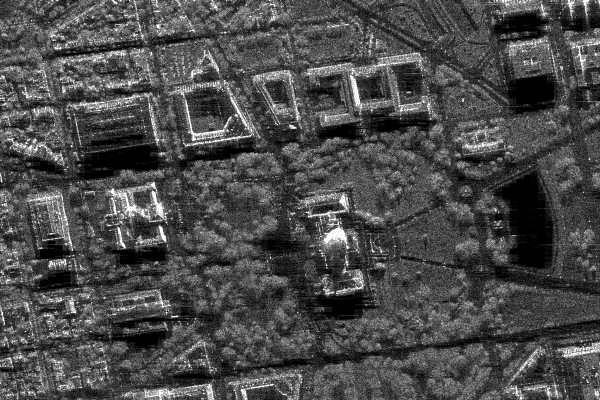
#> input picture lab_1/sar_1_gray.jpg, 600 x 400 px
$ jupyter execute IP_Task_2.ipynb
#> lines starting #> are read from the running program, lines starting #| are printed output that depends on the picture; after the words box and inside, x2 and y2 are one past the last pixel; in counts of white or black regions, pixels touching at a corner belong together; long printed decimals are rounded
[cell 1]
# 1. Загрузите изображение в оттенках серого sar_1_gray.jpg.
# 2. постройте гистограмму
# 3. реализуйте алгоритм гамма коррекции с параметром гамма <1, >1.
# 4. Сравните исходное изображение, скорректированное при помощи гамма-фильтра. MSE, SSIM.
# 5. реализуйте алгоритм статистической цветокоррекции на основе статистики eq_gray.
# 6. Протестируйте работу алгоритмов пороговой фильтрации с различными параметрами.
# Для каждого решения - напечатайте результат

[cell 2]
import numpy as np
import cv2
import matplotlib.pyplot as plt
from skimage.metrics import structural_similarity, mean_squared_error

# 1. Загрузка изображения в оттенках серого

[cell 3]
image = cv2.imread('sar_1_gray.jpg')
#> image is the input picture: shape (400, 600, 3); min 0, max 255, mean 74.9

[cell 4]
plt.imshow(image)

[cell 5]
image_gray = cv2.cvtColor(image, cv2.COLOR_BGR2GRAY)

[cell 6]
plt.imshow(image_gray, cmap='gray')

# 2. Построение гистограммы

[cell 7]
histSize = 256
histRange = (0, 256)
accumulate = False

b_hist = cv2.calcHist([image], [0], None, [histSize], histRange, accumulate=accumulate)
#> b_hist = 256 values, max 3786 at index 1, min 40 at index 251, mean 937.5

[cell 8]
plt.plot(b_hist)
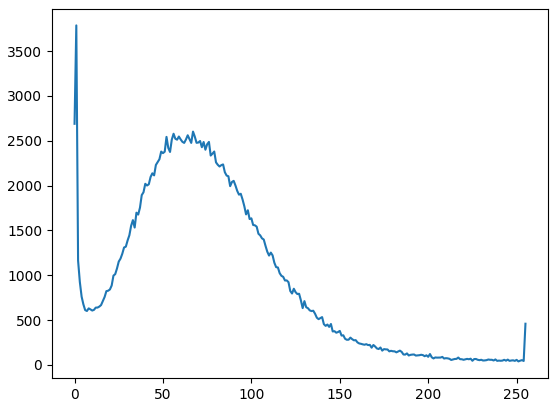
#> figure drawn by matplotlib, 1 panel; curve peaks at x = 1, y = 3786

[cell 9]
b_hist_cum = b_hist.cumsum()
#> b_hist_cum = 256 values from 2689 to 240000

[cell 10]
plt.plot(b_hist_cum)
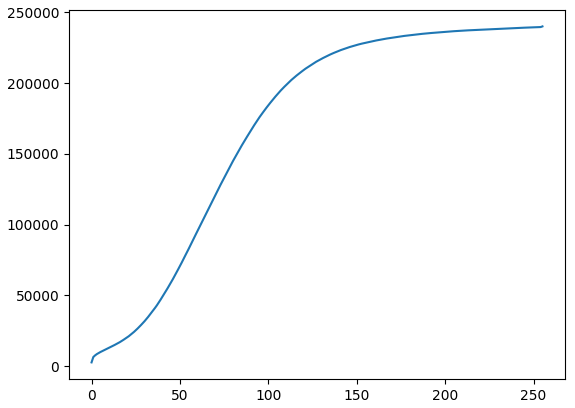
#> figure drawn by matplotlib, 1 panel; curve peaks at x = 255, y = 240000

# 3. Реализация алгоритма гамма коррекции с параметром гамма <1, >1

[cell 11]
gamma_min = 0.5
out_image_min = 255 * (image/255)**gamma_min
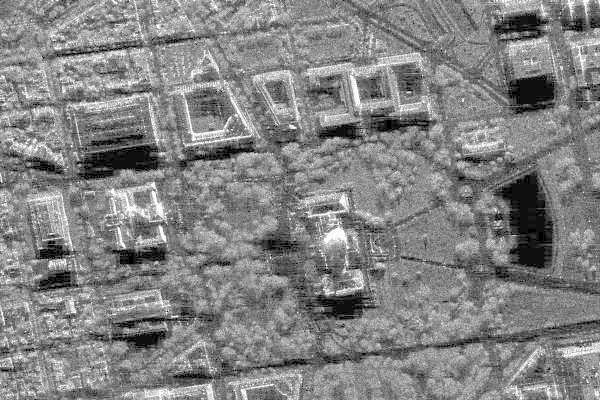
#> out_image_min: shape (400, 600, 3) float64; min 0, max 255, mean 131.1
out_image_min = out_image_min.astype(np.uint8)

plt.subplot(1,2,1)
plt.imshow(image)
plt.title("Исходное")
plt.axis('off')

plt.subplot(1,2,2)
plt.imshow(out_image_min)
plt.title(f"Гамма={gamma_min}")
plt.axis('off')
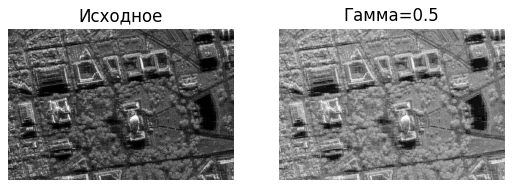
#> figure drawn by matplotlib, 2 panels

[cell 12]
gamma_max = 15
out_image_max = 255 * (image/255)**gamma_max
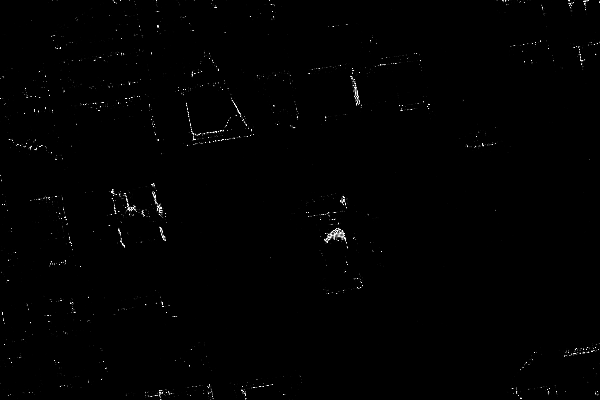
#> out_image_max: shape (400, 600, 3) float64; min 0, max 255, mean 1.4
out_image_max = out_image_max.astype(np.uint8)

plt.subplot(1,2,1)
plt.imshow(image)
plt.title("Исходное")
plt.axis('off')

plt.subplot(1,2,2)
plt.imshow(out_image_max)
plt.title(f"Гамма={gamma_max}")
plt.axis('off')

# 4. Сравнение исходного изображения, скорректированное при помощи гамма-фильтра. MSE, SSIM.

[cell 13]
mse = mean_squared_error(image, out_image_min)
#> mse = 3250.4
ssim, _ = structural_similarity(image, out_image_min, win_size=3, data_range=255, full=True)
#> ssim = 0.774

print(f"SSIM: {ssim:}")
#| SSIM: 0.7736
print(f"MSE: {mse:}")
#| MSE: 3250.429

[cell 14]
mse = mean_squared_error(image, out_image_max)
#> mse = 7083.5
ssim, _ = structural_similarity(image, out_image_max, win_size=3, data_range=255, full=True)
#> ssim = 0.0284

print(f"SSIM: {ssim:}")
#| SSIM: 0.02844
print(f"MSE: {mse:}")
#| MSE: 7083.484

# 5. Реализация алгоритма статистической цветокоррекции на основе статистики eq_gray.

[cell 15]
#image_gray = cv2.cvtColor(image, cv2.COLOR_BGR2GRAY) Было в предыдущем пункте

mean = image_gray.mean()
#> mean = 74.94
std = image_gray.std()
#> std = 43.66

plt.imshow(image_gray, cmap='gray')
plt.title(f'Исходное \n mean: {mean:.1f}, std: {std:.1f}')

[cell 16]
eq_gray_image = cv2.equalizeHist(image_gray)
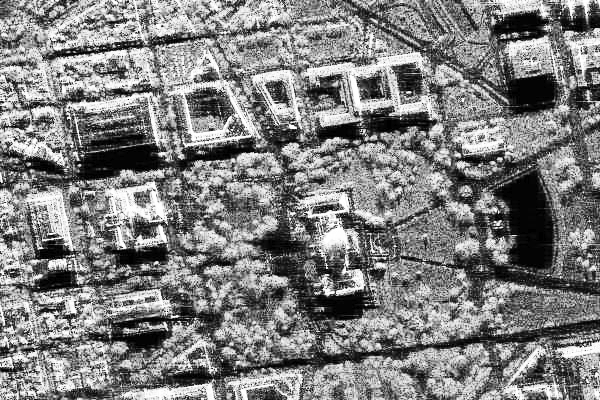
#> eq_gray_image: shape (400, 600); min 0, max 255, mean 127

mean_eq_gray_image = eq_gray_image.mean()
#> mean_eq_gray_image = 127
std_eq_gray_image  = eq_gray_image.std()
#> std_eq_gray_image = 74.27

plt.imshow(eq_gray_image, cmap="gray")
plt.title(f'Eq_gray \n mean: {mean_eq_gray_image:.1f}, std: {std_eq_gray_image:.1f}')

[cell 17]
corrected_image = mean_eq_gray_image + (image_gray.astype(np.float32)- mean) * (std_eq_gray_image / std)
corrected_image = np.clip(corrected_image, 0, 255).astype(np.uint8)
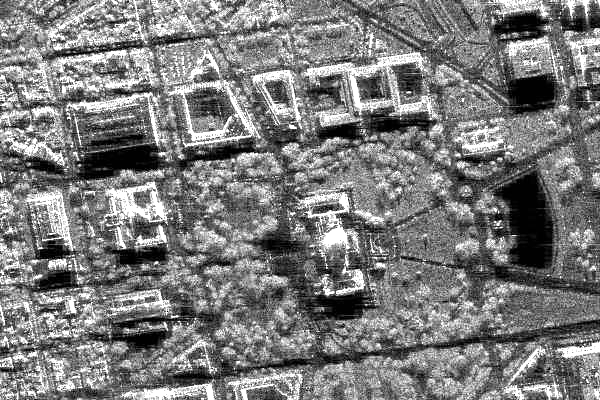
#> corrected_image: shape (400, 600); min 0, max 255, mean 123.1
mean_cor = corrected_image.mean()
#> mean_cor = 123.1
std_cor  = corrected_image.std()
#> std_cor = 65.3

plt.imshow(corrected_image, cmap='gray')
plt.title(f'Коррекция \n mean: {mean_cor:.1f}, std: {std_cor:.1f}')

# 6. Тестирование работы алгоритмов пороговой фильтрации с различными параметрами.

[cell 18]
_, thresh1 = cv2.threshold(image_gray, 0, 255, cv2.THRESH_BINARY)
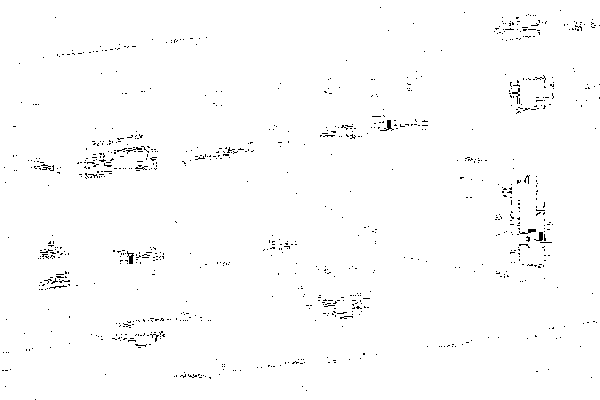
#> thresh1: shape (400, 600); 98.9% white; black in thin lines or dots
plt.imshow(thresh1, cmap='gray')
plt.title('Порог = 0')
plt.show()

[cell 19]
_, thresh1 = cv2.threshold(image_gray, 100, 255, cv2.THRESH_BINARY)
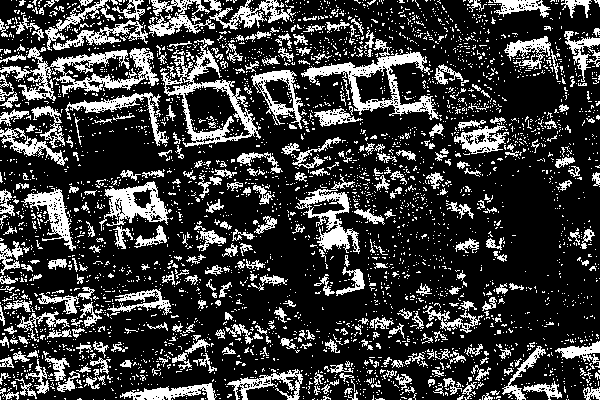
#> thresh1: shape (400, 600); 23.2% white; 3706 white regions (3355 under 20 px), largest, box (x1, y1, x2, y2) and area: (0, 47, 159, 101) 2753, (301, 39, 439, 120) 2485, (161, 38, 261, 147) 2346
plt.imshow(thresh1, cmap='gray')
plt.title('Порог = 100')
plt.show()

[cell 20]
_, thresh1 = cv2.threshold(image_gray, 200, 255, cv2.THRESH_BINARY)
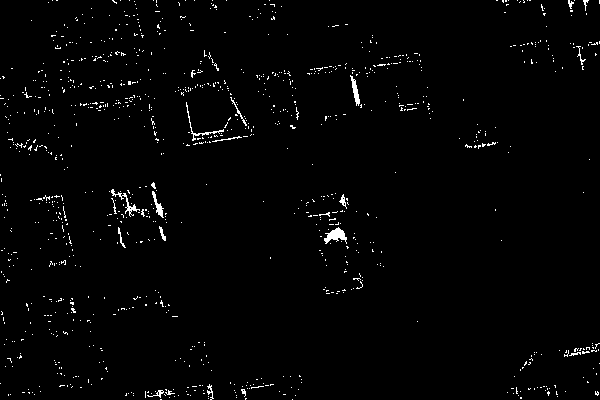
#> thresh1: shape (400, 600); 1.6% white in thin lines or dots
plt.imshow(thresh1, cmap='gray')
plt.title('Порог = 200')
plt.show()
